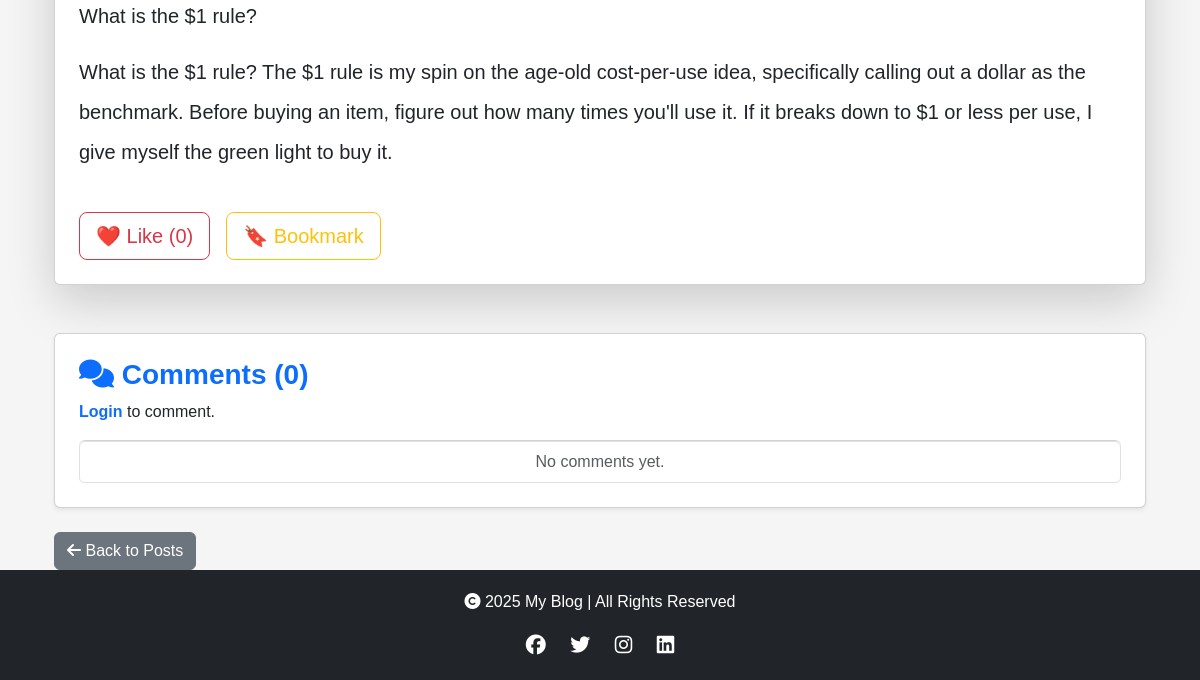
Page /post/atomic-habit/ (lower part) on the earlier database version.
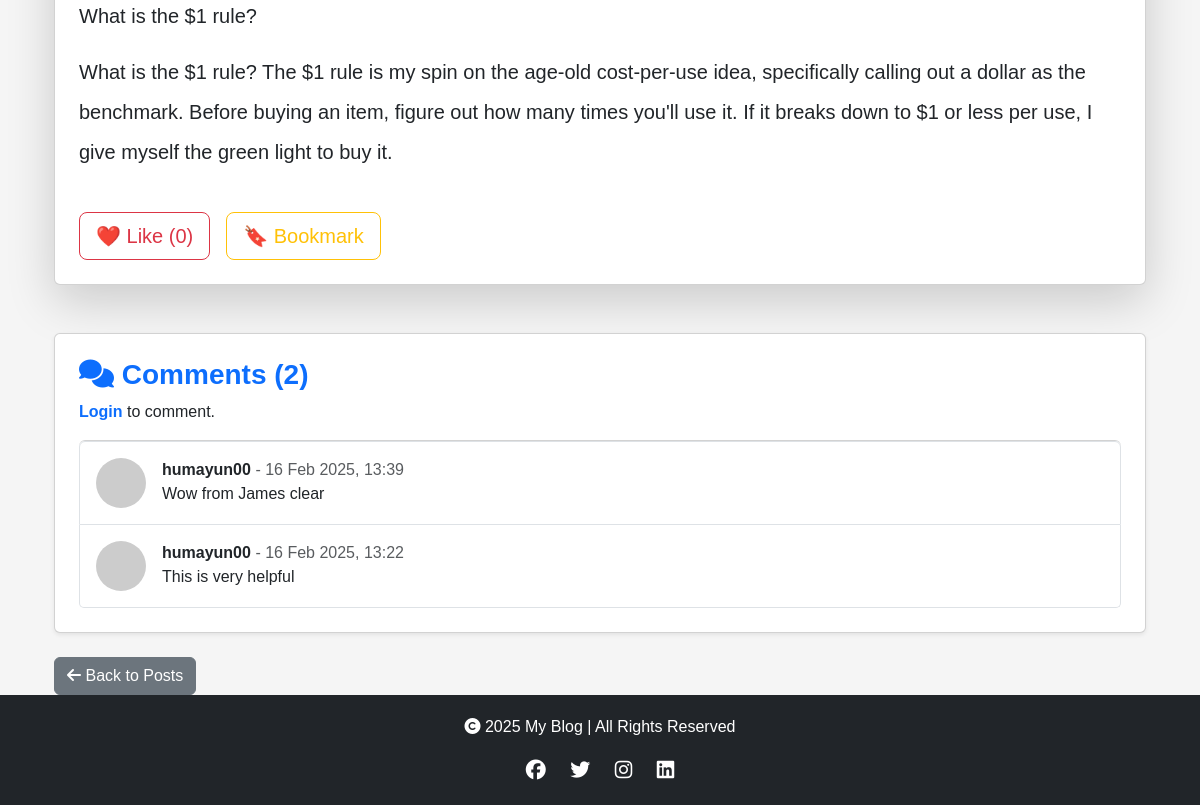
Same page on the later database version.
### blog/models.py (models this page shows, shortened)
class Post(models.Model):
    title = models.CharField(max_length=200)
    slug = models.SlugField(unique=True, blank=True)
    content = models.TextField()
    image = models.ImageField(upload_to='post_images/', null=True, blank=True)
    user = models.ForeignKey(User, on_delete=models.CASCADE, related_name='posts')
    category = models.ForeignKey(Category, on_delete=models.SET_NULL, null=True, blank=True)
    created_at = models.DateTimeField(auto_now_add=True)
    updated_at = models.DateTimeField(auto_now=True)
    class Meta:
        ordering = ['-created_at']  # Newest posts first
    def total_likes(self):
        return self.likes.count()
    def total_comments(self):
        return self.comments.count()

class Comment(models.Model):
    post = models.ForeignKey(Post, on_delete=models.CASCADE, related_name='comments')
    user = models.ForeignKey(User, on_delete=models.CASCADE, related_name='commented_posts')
    content = models.TextField()
    parent = models.ForeignKey("self", null=True, blank=True, on_delete=models.CASCADE, related_name="replies")
    created_at = models.DateTimeField(auto_now_add=True)
    class Meta:
        ordering = ['-created_at']  # Show latest comments first

### blog/views.py (the view)
# urls.py: path('post/<slug:slug>/', views.post_detail, name='post_detail'),
def post_detail(request, slug):
    post = get_object_or_404(Post, slug=slug)
    comments = post.comments.all().order_by('-created_at')
    form = CommentForm()
    liked = request.user.is_authenticated and post.likes.filter(user=request.user).exists()
    return render(request, 'blog/post_detail.html', {
        'post': post,
        'comments': comments,
        'form': form,
        'liked': liked,
    })

### blog/context_processors.py (called while the page is built)
def categories_processor(request):
    return {'categories': Category.objects.all()}

### blog/templates/blog/post_detail.html (shortened to what this page needs)
{% extends 'base.html' %}
{% block content %}
<div class="container mt-4">
    <div class="card shadow-lg p-4">
        <div class="fs-5 lh-lg">{{ post.content|linebreaks }}</div>
        <div class="mt-4 d-flex align-items-center gap-3">
            <button id="like-btn" class="btn {% if user in post.likes.all %}btn-danger{% else %}btn-outline-danger{% endif %} btn-lg">
                ❤️ Like (<span id="like-count">{{ post.total_likes }}</span>)
            </button>
            <button id="bookmark-btn" class="btn {% if user in post.bookmarks.all %}btn-warning{% else %}btn-outline-warning{% endif %} btn-lg">
                🔖 {% if user in post.bookmarks.all %}Bookmarked{% else %}Bookmark{% endif %}
            </button>
        </div>
    </div>
    <div class="card shadow-sm mt-5 p-4">
        <h3 class="fw-bold text-primary"><i class="fa-solid fa-comments"></i> Comments ({{ post.total_comments }})</h3>
        {% if user.is_authenticated %}
        <form id="comment-form" method="post" class="mb-4">
            {% csrf_token %}
            {{ form.as_p }}
            <button type="submit" class="btn btn-primary btn-lg"><i class="fa-solid fa-paper-plane"></i> Add Comment</button>
        </form>
        {% else %}
            <p><a href="{% url 'login' %}" class="text-decoration-none text-primary"><strong>Login</strong></a> to comment.</p>
        {% endif %}
        <ul id="comments-list" class="list-group">
            {% for comment in post.comments.all %}
            <li class="list-group-item d-flex align-items-start p-3">
                <img src="https://via.placeholder.com/50" class="rounded-circle me-3" alt="User Avatar">
                <div>
                    <strong class="text-dark">{{ comment.user.username }}</strong>
                    <span class="text-muted">- {{ comment.created_at|date:"d M Y, H:i" }}</span>
                    <p class="mb-0">{{ comment.content }}</p>
                </div>
            </li>
            {% empty %}
            <li class="list-group-item text-center text-muted">No comments yet.</li>
            {% endfor %}
        </ul>
    </div>
    <a href="{% url 'post_list' %}" class="btn btn-secondary mt-4">
        <i class="fa-solid fa-arrow-left"></i> Back to Posts
    </a>
</div>
<link rel="stylesheet" href="https://cdnjs.cloudflare.com/ajax/libs/animate.css/4.1.1/animate.min.css">
{% endblock %}

Differences in the rows shown:
computed for Post: total_comments "0" → "2"
added Comment: user.username "humayun00", created_at "16 Feb 2025, 13:39", content "Wow from James clear"
added Comment: user.username "humayun00", created_at "16 Feb 2025, 13:22", content "This is very helpful"
Other differences:
text no longer shown: "No comments yet."
